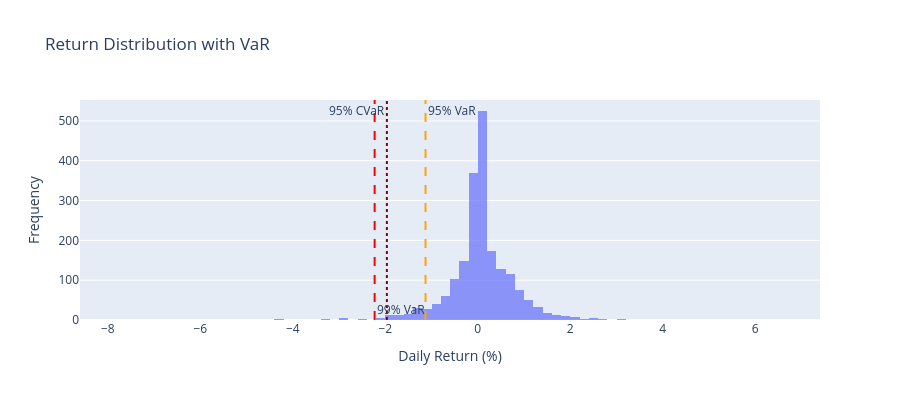

The notebook cell saved with this chart:
### Code cell
# Visualize return distribution with VaR
fig = go.Figure()

# Histogram of returns
fig.add_trace(go.Histogram(x=strategy_returns * 100, nbinsx=100, name="Daily Returns", opacity=0.7))

# VaR lines — stagger annotation y-positions to prevent overlap at the top
fig.add_vline(
    x=var_95 * 100,
    line_dash="dash",
    line_color="orange",
    annotation_text="95% VaR",
    annotation_position="top right",
)
fig.add_vline(
    x=var_99 * 100,
    line_dash="dash",
    line_color="red",
    annotation_text="99% VaR",
    annotation_position="bottom right",
)
fig.add_vline(
    x=cvar_95 * 100,
    line_dash="dot",
    line_color="darkred",
    annotation_text="95% CVaR",
    annotation_position="top left",
)

fig.update_layout(
    title="Return Distribution with VaR",
    xaxis_title="Daily Return (%)",
    yaxis_title="Frequency",
    height=400,
    showlegend=False,
)
fig.show()

### Figure 1 — Plotly figure (JSON) as saved in the notebook; plotly's stock layout.template omitted (floating-point values rounded to 4 significant figures; data arrays with more than 128 entries replaced by an {"elided": "..."} marker saying what was removed)
{"data": [{"name": "Daily Returns", "nbinsx": 100, "opacity": 0.7, "type": "histogram", "x": {"elided": "2011 float values"}}], "layout": {"annotations": [{"showarrow": false, "text": "95% VaR", "x": -1.129, "xanchor": "left", "xref": "x", "y": 1, "yanchor": "top", "yref": "y domain"}, {"showarrow": false, "text": "99% VaR", "x": -2.23, "xanchor": "left", "xref": "x", "y": 0, "yanchor": "bottom", "yref": "y domain"}, {"showarrow": false, "text": "95% CVaR", "x": -1.965, "xanchor": "right", "xref": "x", "y": 1, "yanchor": "top", "yref": "y domain"}], "height": 400, "shapes": [{"line": {"color": "orange", "dash": "dash"}, "type": "line", "x0": -1.129, "x1": -1.129, "xref": "x", "y0": 0, "y1": 1, "yref": "y domain"}, {"line": {"color": "red", "dash": "dash"}, "type": "line", "x0": -2.23, "x1": -2.23, "xref": "x", "y0": 0, "y1": 1, "yref": "y domain"}, {"line": {"color": "darkred", "dash": "dot"}, "type": "line", "x0": -1.965, "x1": -1.965, "xref": "x", "y0": 0, "y1": 1, "yref": "y domain"}], "showlegend": false, "title": {"text": "Return Distribution with VaR"}, "xaxis": {"title": {"text": "Daily Return (%)"}}, "yaxis": {"title": {"text": "Frequency"}}}}
